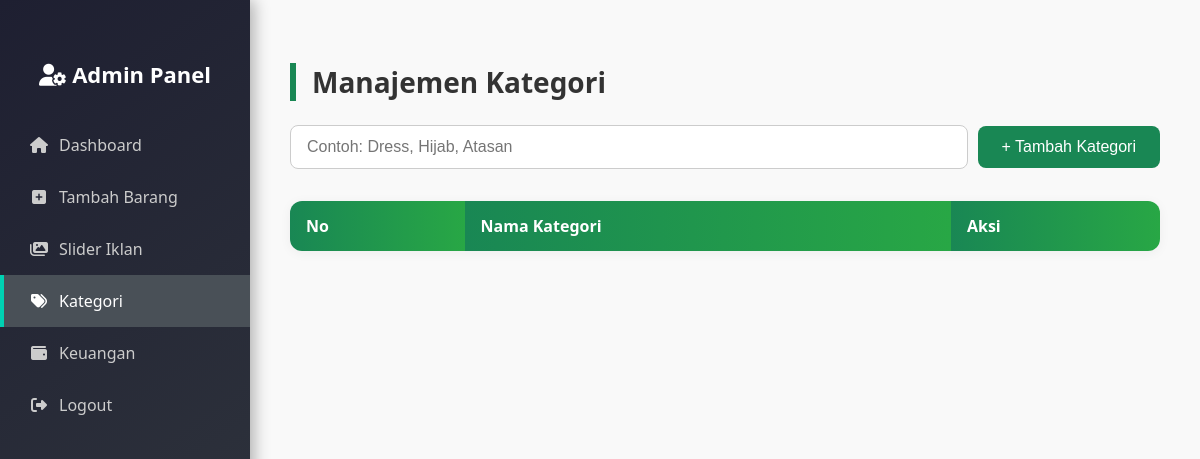
/kategori.php (signed in), run on an earlier commit of the app's database.
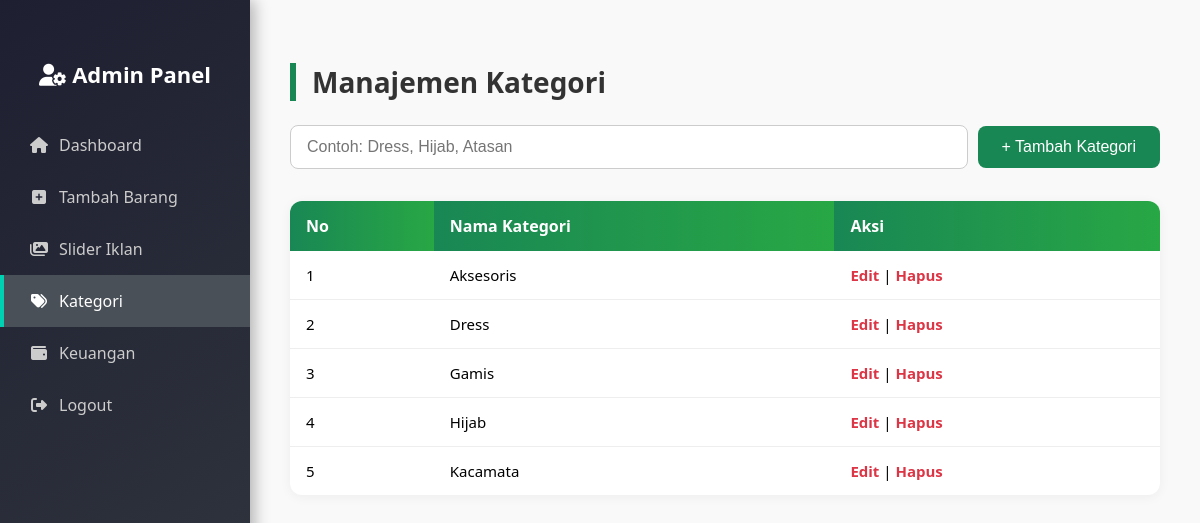
And on a later commit of the database.
### tables this page shows
CREATE TABLE `kategori` (
  `id` int(11) NOT NULL,
  `nama_kategori` varchar(100) NOT NULL
);

### kategori.php (the view, shortened to what this page needs)
<?php
include 'inc/db.php';
$kategori = mysqli_query($conn, "SELECT * FROM kategori ORDER BY nama_kategori ASC");
?>
<?php include 'inc/header.php'; ?>
<?php include 'inc/sidebar.php'; ?>
<div class="main-content">
    <h2>Manajemen Kategori</h2>
    <form method="POST">
        <input type="text" name="nama" placeholder="Contoh: Dress, Hijab, Atasan" required>
        <button name="tambah">+ Tambah Kategori</button>
    </form>
    <table>
        <thead>
            <tr>
                <th>No</th>
                <th>Nama Kategori</th>
                <th>Aksi</th>
            </tr>
        </thead>
        <tbody>
            <?php $no = 1;
            while ($row = mysqli_fetch_assoc($kategori)) : ?>
                <tr>
                    <td><?= $no++ ?></td>
                    <td><?= htmlspecialchars($row['nama_kategori']) ?></td>
                    <td>
                        <a href="edit_kategori.php?id=<?= $row['id'] ?>">Edit</a> |
                        <a href="kategori.php?hapus=<?= $row['id'] ?>" onclick="return confirm('Hapus kategori ini?')">Hapus</a>
                    </td>
                </tr>
            <?php endwhile; ?>
        </tbody>
    </table>
</div>

What changed in the data, as far as the page shows it:
added kategori: nama_kategori "Aksesoris"
added kategori: nama_kategori "Dress"
added kategori: nama_kategori "Gamis"
added kategori: nama_kategori "Hijab"
added kategori: nama_kategori "Kacamata"
